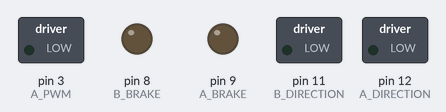
This sketch was run on a simulated Arduino Uno, built with avr-gcc and run on an emulated ATmega328P. On the bench: switched loads named in the sketch (green lamp = pin HIGH), output pins drawn as LEDs (lit = HIGH). What the sketch prints to the serial monitor is not drawn.

Above: at 0.1 s.
At 2.1 s:
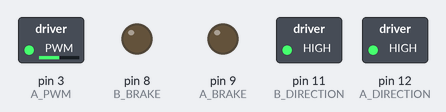
At 5.1 s:
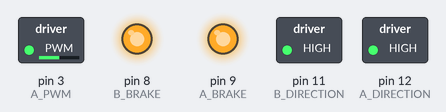
At 10.1 s:
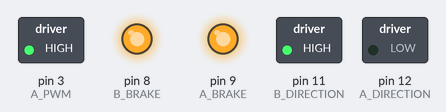
At 20.1 s:
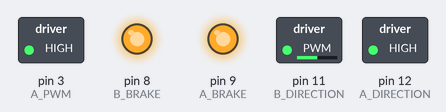
At 37.1 s:
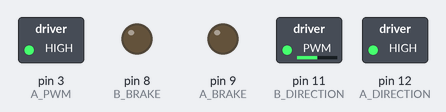
Timing chart, 0 to 38.6 s (numbered marks = the images above):
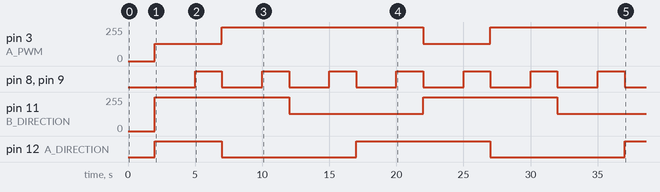

Measured:
- by itself, pin 3 (A_PWM): alternates 255/255 for 15.0 s and 128/255 for 5.0 s
- by itself, pin 8 (B_BRAKE), pin 9 (A_BRAKE): alternates HIGH for 2.0 s and LOW for 3.0 s
- by itself, pin 11 (B_DIRECTION): alternates 255/255 for 10.0 s and 128/255 for 10.0 s
- by itself, pin 12 (A_DIRECTION): goes HIGH 5.0 s, LOW 10.0 s, HIGH 10.0 s, LOW 10.0 s, then HIGH

The sketch:

MotorShield_Mega2560_Tester.ino
```cpp
// MotorShield A Channel
const int A_DIRECTION = 12;
const int A_PWM = 3;
const int A_BRAKE = 9;

// MotorShield B Channel
const int B_DIRECTION = 11;
const int B_PWM = 11;
const int B_BRAKE = 8;

//MotorShield current sensing
const int SNS0 = A0;
const int SNS1 = A1;


void setup() {

  Serial.begin(9600);
  Serial.println("Starting serial communications...");

  //Setup Channel A
  pinMode(12, OUTPUT); //Initiates Direction Channel A pin
  pinMode(9, OUTPUT); //Initiates Brake Channel A pin

  //Setup Channel B
  pinMode(11, OUTPUT); //Initiates Direction Channel B pin
  pinMode(8, OUTPUT); //Initiates Brake Channel B pin

  delay(2000);

}

void loop(){

  disengageBrake();
  forward();
  delay(3000);
  engageBrake();
  delay(2000);
  disengageBrake();
  backward();
  delay(3000);
  engageBrake();
  delay(2000);
  disengageBrake();
  right();
  delay(3000);
  engageBrake();
  delay(2000);
  disengageBrake();
  left();
  delay(3000);
  engageBrake();
  delay(2000);
}

/////////////////////????////
//  drive motor functions  //
/////////////////////////////


void engageBrake() {
  digitalWrite(A_BRAKE, HIGH);  //Engage the Brake for Channel A
  digitalWrite(B_BRAKE, HIGH);  //Engage the Brake for Channel B
}

void disengageBrake() {
  digitalWrite(A_BRAKE, LOW);  //Engage the Brake for Channel A
  digitalWrite(B_BRAKE, LOW);  //Engage the Brake for Channel B
}


void forward() {

  //Motor A forward @ full speed
  digitalWrite(A_DIRECTION, HIGH); //Establishes forward direction of Channel A
  digitalWrite(A_BRAKE, LOW);   //Disengage the Brake for Channel A
  analogWrite(A_PWM, 128);   //Spins the motor on Channel A at full speed

  //Motor B backward @ full speed
  digitalWrite(B_DIRECTION, LOW);  //Establishes forward direction of Channel B
  digitalWrite(B_BRAKE, LOW);   //Disengage the Brake for Channel B
  analogWrite(B_PWM, 255);    //Spins the motor on Channel B at full speed

}

void backward() {

  //Motor A forward @ full speed
  digitalWrite(A_DIRECTION, LOW); //Establishes backward direction of Channel A
  digitalWrite(A_BRAKE, LOW);   //Disengage the Brake for Channel A
  analogWrite(A_PWM, 255);   //Spins the motor on Channel A at full speed

  //Motor B backward @ full speed
  digitalWrite(B_DIRECTION, HIGH);  //Establishes backward direction of Channel B
  digitalWrite(B_BRAKE, LOW);   //Disengage the Brake for Channel B
  analogWrite(B_PWM, 255);    //Spins the motor on Channel B at full speed

}

void left() {

  //Motor A forward @ full speed
  digitalWrite(A_DIRECTION, HIGH); //Establishes forward direction of Channel A
  digitalWrite(A_BRAKE, LOW);   //Disengage the Brake for Channel A
  analogWrite(A_PWM, 255);   //Spins the motor on Channel A at full speed

  //Motor B backward @ half speed
  digitalWrite(B_DIRECTION, HIGH);  //Establishes backward direction of Channel B
  digitalWrite(B_BRAKE, LOW);   //Disengage the Brake for Channel B
  analogWrite(B_PWM, 128);    //Spins the motor on Channel B at half speed

}

void right() {

  //Motor A forward @ full speed
  digitalWrite(A_DIRECTION, LOW); //Establishes forward direction of Channel A
  digitalWrite(A_BRAKE, LOW);   //Disengage the Brake for Channel A
  analogWrite(A_PWM, 255);   //Spins the motor on Channel A at full speed

  //Motor B backward @ half speed
  digitalWrite(B_DIRECTION, LOW);  //Establishes backward direction of Channel B
  digitalWrite(B_BRAKE, LOW);   //Disengage the Brake for Channel B
  analogWrite(B_PWM, 128);    //Spins the motor on Channel B at half speed

}

///////////////////////////////////////
//     Motor Consumption Function    //
///////////////////////////////////////

void MotorConsumption() {
  Serial.print("sensor 0: ");
  Serial.println(analogRead(SNS0));
  Serial.print("sensor 1: ");
  Serial.println(analogRead(SNS1));
  Serial.println("**************");
}
```
